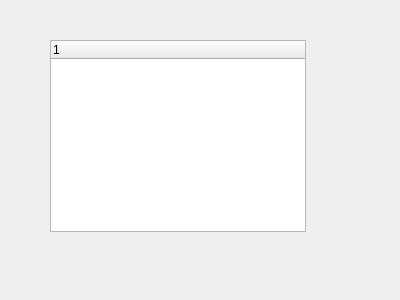
<?xml version="1.0" encoding="UTF-8"?>
<ui version="4.0">
 <class>Widget</class>
 <widget class="QWidget" name="Widget">
  <property name="geometry">
   <rect>
    <x>0</x>
    <y>0</y>
    <width>400</width>
    <height>300</height>
   </rect>
  </property>
  <property name="windowTitle">
   <string>Widget</string>
  </property>
  <widget class="QTreeWidget" name="treeWidget">
   <property name="geometry">
    <rect>
     <x>50</x>
     <y>40</y>
     <width>256</width>
     <height>192</height>
    </rect>
   </property>
   <column>
    <property name="text">
     <string notr="true">1</string>
    </property>
   </column>
  </widget>
 </widget>
 <layoutdefault spacing="6" margin="11"/>
 <resources/>
 <connections/>
</ui>
